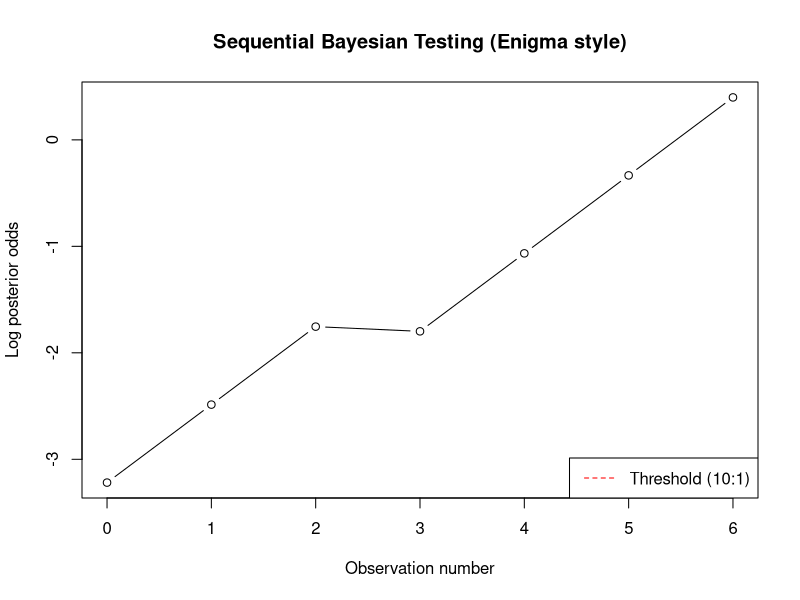
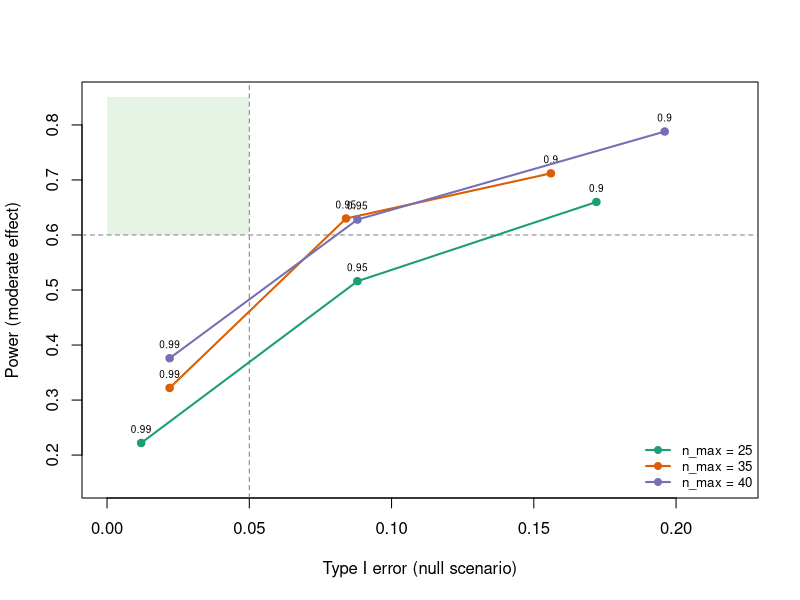

Write the R code that produced these figures, in order.
## ---- chunk 1
# Under H0
p_h0 <- dbinom(42, 100, 0.30)

# Under H1: Beta-Binomial with Beta(3,7) prior
# Posterior is Beta(3+42, 7+58) = Beta(45, 65)
# Marginal is Beta(45,65) / Beta(3,7)
p_h1 <- choose(100, 42) * beta(45, 65) / beta(3, 7)

bf_10 <- p_h1 / p_h0
cat("Bayes Factor BF_10 =", round(bf_10, 2), "\n")
## ---- chunk 2
n <- 1000
x <- 527
p0 <- 0.5
z <- (x/n - p0) / sqrt(p0*(1-p0)/n)
p_value <- 2 * (1 - pnorm(abs(z)))
cat("z-statistic =", round(z, 3), "\n")
cat("p-value =", round(p_value, 4), "\n")
## ---- chunk 3
# Under H0
p_h0 <- dbinom(x, n, p0)

# Under H1 with Beta(1,1) prior
# Marginal likelihood is choose(n,x) * Beta(x+1, n-x+1) / Beta(1,1)
p_h1 <- choose(n, x) * beta(x+1, n-x+1) / beta(1, 1)

bf_01 <- p_h0 / p_h1
cat("BF_01 =", round(bf_01, 3), "\n")
## ---- chunk 4
posterior_h0 <- bf_01 * 0.5 / (bf_01 * 0.5 + 0.5)
cat("P(H0 | data) =", round(posterior_h0, 3), "\n")
## ---- chunk 5
n <- 50; th0 <- 0.3; th1 <- 0.4
tail0 <- function(k) sum(dbinom(k:n, n, th0))
ks <- 0:n
k_alpha <- ks[min(which(sapply(ks, tail0) <= 0.05))]
cat("k_alpha =", k_alpha, "\n")
cat("size at Y >= k_alpha  :", round(tail0(k_alpha), 4), "\n")
cat("size at Y >= k_alpha-1:", round(tail0(k_alpha - 1), 4), "\n")
gamma <- (0.05 - tail0(k_alpha)) / dbinom(k_alpha - 1, n, th0)
cat("gamma =", round(gamma, 4), "\n")
## ---- chunk 6
cat("power P(Y >= 21 | th1) =", round(sum(dbinom(21:n, n, th1)), 4), "\n")
## ---- chunk 7
cat("size  P(Y >= 18 | th0) =", round(sum(dbinom(18:n, n, th0)), 4), "\n")
cat("power P(Y >= 18 | th1) =", round(sum(dbinom(18:n, n, th1)), 4), "\n")
## ---- chunk 8
y <- 21
BF01 <- dbinom(y, n, th0) / dbinom(y, n, th1)
cat("BF01 =", round(BF01, 4), "  P(H0 | y) =", round(BF01 / (1 + BF01), 4), "\n")
## ---- chunk 9
a <- 2; b <- 8
alpha <- 0.10
et_lower <- qbeta(alpha/2, a, b)
et_upper <- qbeta(1 - alpha/2, a, b)
cat("Equal-tailed: [", round(et_lower, 3), ",", round(et_upper, 3), "]  length =", round(et_upper - et_lower, 3), "\n")
## ---- chunk 10
mass <- 1 - alpha
width <- function(pL) qbeta(pL + mass, a, b) - qbeta(pL, a, b)
opt <- optimize(width, interval = c(0, alpha), tol = 1e-10)
hpd_lower <- qbeta(opt$minimum, a, b)
hpd_upper <- qbeta(opt$minimum + mass, a, b)
cat("HPD: [", round(hpd_lower, 3), ",", round(hpd_upper, 3), "]  length =", round(hpd_upper - hpd_lower, 3), "\n")
## ---- chunk 11
cat("Density at HPD endpoints:", round(dbeta(hpd_lower, a, b), 4), round(dbeta(hpd_upper, a, b), 4), "\n")
cat("Density at equal-tailed endpoints:", round(dbeta(et_lower, a, b), 4), round(dbeta(et_upper, a, b), 4), "\n")
## ---- chunk 12
p_match_h0 <- 0.08
p_match_h1 <- 1/26

# a) BF for match
bf_match <- p_match_h0 / p_match_h1
cat("BF for match =", round(bf_match, 3), "\n")

# b) BF for non-match
bf_nonmatch <- (1 - p_match_h0) / (1 - p_match_h1)
cat("BF for non-match =", round(bf_nonmatch, 3), "\n")

# c) Starting odds 1:25
# Need (1/25) * bf_match^k > 10
# bf_match^k > 250
k <- ceiling(log(250) / log(bf_match))
cat("Need", k, "consecutive matches\n")

# d) Evolution
observations <- c(1, 1, 0, 1, 1, 1)  # 1=match, 0=non-match
log_odds <- log(1/25)
log_bf <- ifelse(observations == 1, log(bf_match), log(bf_nonmatch))
cumulative_log_odds <- log_odds + cumsum(log_bf)

plot(0:6, c(log_odds, cumulative_log_odds), type = "b", 
     xlab = "Observation number", ylab = "Log posterior odds",
     main = "Sequential Bayesian Testing (Enigma style)")
abline(h = log(10), col = "red", lty = 2)
legend("bottomright", "Threshold (10:1)", col = "red", lty = 2)
## ---- chunk 13
simulate_trial <- function(p_C, p_T, n_max, theta_E, theta_F = 0.10,
                           alpha_prior = 1, beta_prior = 1, n_mc = 2000) {
  interim_points <- c(round(n_max / 3), round(2 * n_max / 3), n_max)
  ctrl <- rbinom(n_max, 1, p_C)
  trt  <- rbinom(n_max, 1, p_T)
  for (n in interim_points) {
    xC <- sum(ctrl[1:n]); xT <- sum(trt[1:n])
    pC <- rbeta(n_mc, alpha_prior + xC, beta_prior + n - xC)
    pT <- rbeta(n_mc, alpha_prior + xT, beta_prior + n - xT)
    p_sup <- mean(pT > pC)
    if (p_sup > theta_E) return(list(decision = "Efficacy", n_final = n))
    if (p_sup < theta_F) return(list(decision = "Futility", n_final = n))
  }
  list(decision = "Max reached", n_final = n_max)
}
## ---- chunk 14
set.seed(42)
n_rep <- 500
grid <- expand.grid(theta_E = c(0.90, 0.95, 0.99), n_max = c(25, 35, 40))
oc <- data.frame()
for (i in seq_len(nrow(grid))) {
  nm <- grid$n_max[i]; te <- grid$theta_E[i]
  nl <- replicate(n_rep, simulate_trial(0.30, 0.30, nm, te), simplify = FALSE)
  md <- replicate(n_rep, simulate_trial(0.30, 0.50, nm, te), simplify = FALSE)
  oc <- rbind(oc, data.frame(
    n_max = nm, theta_E = te,
    `Type I` = mean(sapply(nl, `[[`, "decision") == "Efficacy"),
    `E[N] null` = mean(sapply(nl, `[[`, "n_final")),
    Power = mean(sapply(md, `[[`, "decision") == "Efficacy"),
    `E[N] mod` = mean(sapply(md, `[[`, "n_final")),
    check.names = FALSE
  ))
}
knitr::kable(oc, digits = c(0, 2, 3, 1, 3, 1),
  caption = "Operating characteristics over the design grid (500 trials per cell)")
## ---- chunk 15
#| fig-cap: "Power against Type I error for the nine designs. Each colored path joins the three efficacy thresholds (0.90, 0.95, 0.99, labeled) at one maximum sample size. The shaded corner is the regulator target (Type I below 0.05, power above 0.60); no design reaches it."
#| fig-height: 3
cols <- c("25" = "#1b9e77", "35" = "#d95f02", "40" = "#7570b3")
plot(oc$`Type I`, oc$Power,
  type = "n", xlim = c(0, 0.22), ylim = c(0.15, 0.85),
  xlab = "Type I error (null scenario)", ylab = "Power (moderate effect)"
)
rect(0, 0.60, 0.05, 0.85, col = rgb(0, 0.6, 0, 0.10), border = NA)
abline(v = 0.05, lty = 2, col = "gray50")
abline(h = 0.60, lty = 2, col = "gray50")
for (nm in c(25, 35, 40)) {
  s <- oc[oc$n_max == nm, ]
  lines(s$`Type I`, s$Power, col = cols[as.character(nm)], lwd = 2)
  points(s$`Type I`, s$Power, pch = 19, col = cols[as.character(nm)])
  text(s$`Type I`, s$Power, labels = s$theta_E, pos = 3, cex = 0.6)
}
legend("bottomright",
  legend = paste("n_max =", c(25, 35, 40)),
  col = cols, lwd = 2, pch = 19, bty = "n", cex = 0.8
)
## ---- chunk 16
prior_fraud <- 0.01
bf_10 <- 5
posterior_odds <- bf_10 * (prior_fraud / (1 - prior_fraud))
posterior_fraud <- posterior_odds / (1 + posterior_odds)
cat("P(Fraud | data) =", round(posterior_fraud, 4), "\n")
## ---- chunk 17
xbar <- 102
s <- 5
n <- 25
mu0 <- 100

# Likelihood under H0 (treating s as known sigma)
se <- s / sqrt(n)
lik_h0 <- dnorm(xbar, mu0, se)

# Marginal likelihood under H1
# Prior: mu ~ N(100, 100)
# Posterior: mu ~ N(mu_post, sigma_post^2)
prior_var <- 100
lik_var <- s^2 / n
post_var <- 1 / (1/prior_var + 1/lik_var)
# Marginal: N(xbar; 100, prior_var + lik_var)
marginal_var <- prior_var + lik_var
lik_h1 <- dnorm(xbar, mu0, sqrt(marginal_var))

bf_01 <- lik_h0 / lik_h1
cat("BF_01 =", round(bf_01, 3), "\n")
